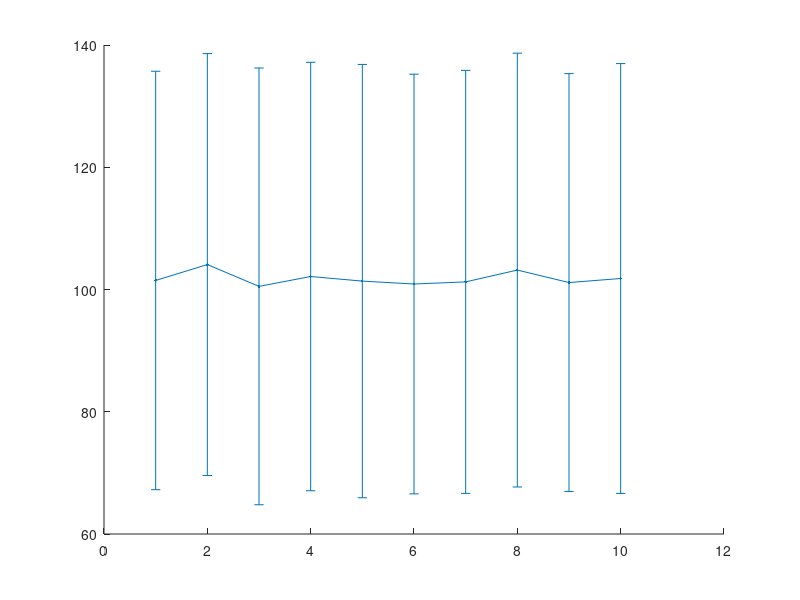

The MATLAB source for this figure: (Note: this script raises an error after producing the figure.)
%% Plot results from Exp1 for the random initialization for 1 and n
%% outpouts
% in the same figure are plotted both experimnets
% Created:      11 Oct 2010
% Modified at:  13 Oct 2010
% Author:       Carlos Torres and Victor Landassuri 
%

%% script
clear
clc

path1 = pwd;

cd('resExp1');
res1 = load('resExp1.mat');
res2 = load('resExp1manyOut.mat');

% transpose of each variable
res1.conn = res1.conn';
res1.March = res1.March';
res1.contnoNodes = res1.contnoNodes';
res1.contnoInputs = res1.contnoInputs';
res1.noNodes = res1.noNodes';
% isolated nodes from outputs and inputs are put towether
res1.contnoNodes = res1.contnoNodes + res1.contnoInputs; 


res2.conn = res2.conn';
res2.March = res2.March';
res2.contnoNodes = res2.contnoNodes';
res2.contnoInputs = res2.contnoInputs';
res2.noNodes = res2.noNodes';
% isolated nodes from outputs and inputs are put towether
res2.contnoNodes = res2.contnoNodes + res2.contnoInputs; 


%% Obtain mean std from all var
% Connections
mCon = mean(res1.conn);
stdCon = std(res1.conn);
% minCon = min(res1.conn);
% maxCon = max(res1.conn);

% March
mMarch = mean(res1.March);
stdMarch = std(res1.March);

% isolated nodes from both inputs and outpus
mNoNodes = mean(res1.contnoNodes);
stdNoNodes = std(res1.contnoNodes);

% isolated nodes form inputs
% mNoInputs = mean(res1.contnoInputs);
% stdNoInputs = std(res1.contnoInputs);

% number of nodes
mNodes = mean(res1.noNodes);
stdNodes = std(res1.noNodes);






% for the networks with many outputs
% Connections
mCon2 = mean(res2.conn);
stdCon2 = std(res2.conn);

% March
mMarch2 = mean(res2.March);
stdMarch2 = std(res2.March);

% isolated nodes from both inputs and outpus
mNoNodes2 = mean(res2.contnoNodes);
stdNoNodes2 = std(res2.contnoNodes);

% isolated nodes form inputs
% mNoInputs2 = mean(res2.contnoInputs);
% stdNoInputs2 = std(res2.contnoInputs);

% number of nodes
mNodes2 = mean(res2.noNodes);
stdNodes2 = std(res2.noNodes);


%% Plot the results


% Error bar: av Nodes & av isolated nodes

clf
h = errorbar(mNodes2,stdNodes2,'.-','LineWidth',1);
hold all
h = errorbar(mNoNodes,stdNoNodes,'o--','LineWidth',1);
%h = errorbar(mNoInputs,stdNoInputs,'.--','LineWidth',1);

% now the networks with many conenctions
%h = errorbar(mNodes2,stdNodes2,':o','LineWidth',1);
h = errorbar(mNoNodes2,stdNoNodes2,'*:','LineWidth',1);
%h = errorbar(mNoInputs2,stdNoInputs2,':x','LineWidth',1);

% lables, ...

xtick = 0:2:10;
xticks = {'','0.2', '0.4', '0.6', '0.8', '1'};
%xticks = {'0.1', '0.2', '0.3', '0.4', '0.5', '0.6', '0.7', '0.8', '0.9', '1'};
set(gca,'XTick',xtick,'XTickLabel',xticks);


%set(gca,'XTickLabel',xticks);
   
legend('n outpus: Av. number of nodes', '1 outpu: Av. isolated nodes',...
    'n outpus: Av. isolated nodes' );
xlabel('Percentage of initialization','FontSize',12);
ylabel('Average','FontSize',12);
title('Comparison for different percentage of initializaton','FontSize',16);

saveas(h,'Exp1BOTHNodesVSnonConNodes.fig')
% ------------------------------------------------------------------------%

% Av number of connections
clf
h = errorbar(mCon,stdCon,'-','LineWidth',1);
hold all
h = errorbar(mCon2,stdCon2,'--','LineWidth',1);

% lables, ...
set(gca,'XTick',xtick,'XTickLabel',xticks);
   
legend('1 output','n outputs')
xlabel('Percentage of initialization','FontSize',12);
ylabel('Average number of connections','FontSize',12);
title('Average number of connections','FontSize',16);

saveas(h,'Exp1BOTHAvNumConn.fig')
% ------------------------------------------------------------------------%



% Av modularity
clf
h = errorbar(mMarch,stdMarch,'o-','LineWidth',1);
hold all
h = errorbar(mMarch2,stdMarch2,'*--','LineWidth',1);

% lables, ...
set(gca,'XTick',xtick,'XTickLabel',xticks);
   legend('1 output','n outputs')
xlabel('Percentage of initialization','FontSize',12);
ylabel('Average Modularity M^{(arch.)}','FontSize',12);
%title('Average March','FontSize',16);
%title('$\\displaylstyle\\frac{A-A(-1)}{Y}$','interpreter','latex')
title('Average M^{(arch.)}','FontSize',16)
saveas(h,'Exp1BOTHAvMarch.fig')
% ------------------------------------------------------------------------%








%% Plot Av connection and AV modularity in the same figure qith subplot




% Av modularity

clf
h = subplot(1,2,1)
h = errorbar(mMarch,stdMarch,'o-','LineWidth',1);
hold all
h = errorbar(mMarch2,stdMarch2,'*--','LineWidth',1);

% lables, ...
set(gca,'XTick',xtick,'XTickLabel',xticks);
   legend('1 output','n outputs')
xlabel('Percentage of initialization','FontSize',12);
ylabel('Average Modularity M^{(arch.)}','FontSize',12);
%title('Average March','FontSize',16);
%title('$\\displaylstyle\\frac{A-A(-1)}{Y}$','interpreter','latex')
%title('Average M^{(arch.)}','FontSize',16)
axis([0.5 11 -0.16 0.21])

% Av number of connections
h = subplot(1,2,2)
h = errorbar(mCon,stdCon,'o-g','LineWidth',1);
hold all
h = errorbar(mCon2,stdCon2,'*--r','LineWidth',1);

% lables, ...
set(gca,'XTick',xtick,'XTickLabel',xticks);
   
legend('1 output','n outputs')
xlabel('Percentage of initialization','FontSize',12);
ylabel('Average number of connections','FontSize',12);
%title('Average number of connections','FontSize',16);
axis([0.5 11 -1 390])

saveas(h,'Exp1AvConnAvModBOTH.fig')
% ------------------------------------------------------------------------%





